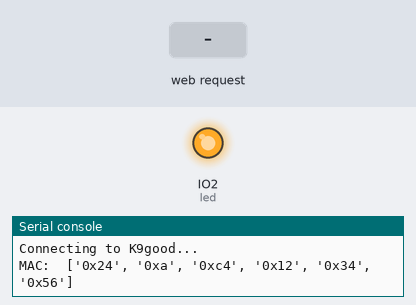
A program run on a simulated ESP32 board running CircuitPython. On the bench: output pins drawn as LEDs (lit = HIGH), the last lines printed to the serial console. Dashed ring = blinking. The inputs (shaded band) are chosen by the test bench. Library files of the repository ran but are not shown: secrets.py.

Above: at 1.6 s.
At 8.7 s:
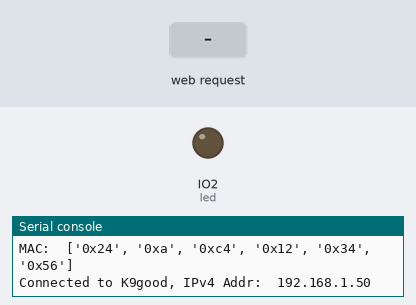
8.8 s: HTTP request GET /blink received
At 9.1 s:
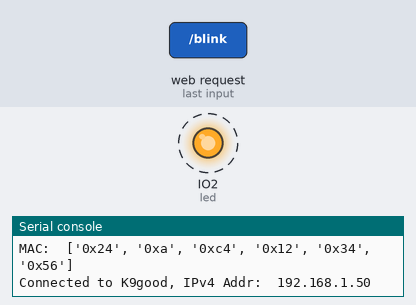
13.3 s: HTTP request GET /off received
Timing chart, 0 to 16.3 s (numbered marks = the images above; inputs shaded):
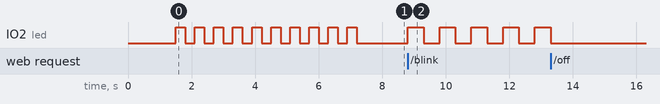

Measured:
- after the input at 8.8 s, IO2 (led): alternates HIGH for 0.50 s and LOW for 0.50 s, starting at once

The program:

code.py
```python
import board
import wifi
import socketpool
import ampule
import time
import adafruit_dht
from digitalio import DigitalInOut, Direction

led = DigitalInOut(board.IO2)
led.direction = Direction.OUTPUT
led.value = False
dht = adafruit_dht.DHT22(board.IO42)

headers = {
    "Content-Type": "application/json; charset=UTF-8",
    "Access-Control-Allow-Origin": '*',
    "Access-Control-Allow-Methods": 'GET, POST',
    "Access-Control-Allow-Headers": 'Origin, Accept, Content-Type, X-Requested-With, X-CSRF-Token'
}

@ampule.route("/on")
def light_set(request):
    led.value = True
    return (200, headers, '{"enabled": true}')

@ampule.route("/off")
def light_status(request):
    led.value = False
    return (200, headers, '{"enabled": false}')

@ampule.route("/blink")
def light_status(request):
    for i in range(5):
        led.value = True
        time.sleep(0.5)
        led.value = False
        time.sleep(0.5)
    return (200, headers, '{"enabled": blink}')

@ampule.route("/dht22")
def light_status(request):
    temperature = dht.temperature
    humidity = dht.humidity
    return (200, headers, "Temp: {:.1f} °C \t Humidity: {}%".format(temperature, humidity))

try:
    from secrets import secrets
except ImportError:
    print("WiFi secrets not found in secrets.py")
    raise

try:
    print("Connecting to %s..." % secrets["ssid"])
    print("MAC: ", [hex(i) for i in wifi.radio.mac_address])
    wifi.radio.connect(secrets["ssid"], secrets["password"])
    for i in range(10):
        led.value = True
        time.sleep(0.3)
        led.value = False
        time.sleep(0.3)
except:
    print("Error connecting to WiFi")
    raise

pool = socketpool.SocketPool(wifi.radio)
socket = pool.socket()
socket.bind(['0.0.0.0', 80])
socket.listen(1)
print("Connected to %s, IPv4 Addr: " % secrets["ssid"], wifi.radio.ipv4_address)

while True:
    ampule.listen(socket)
```

ampule.py
```python
import io
import re

BUFFER_SIZE = 256
TIMEOUT = 30
routes = []
variable_re = re.compile("^<([a-zA-Z]+)>$")

class Request:
    def __init__(self, method, full_path):
        self.method = method
        self.path = full_path.split("?")[0]
        self.params = Request.__parse_params(full_path)
        self.headers = {}
        self.body = None

    @staticmethod
    def __parse_params(path):
        query_string = path.split("?")[1] if "?" in path else ""
        param_list = query_string.split("&")
        params = {}
        for param in param_list:
            key_val = param.split("=")
            if len(key_val) == 2:
                params[key_val[0]] = key_val[1]
        return params


def __parse_headers(reader):
    headers = {}
    for line in reader:
        if line == b'\r\n': break
        title, content = str(line, "utf-8").split(":", 1)
        headers[title.strip().lower()] = content.strip()
    return headers

def __parse_body(reader):
    data = bytearray()
    for line in reader:
        if line == b'\r\n': break
        data.extend(line)
    return str(data, "utf-8")

def __read_request(client):
    message = bytearray()
    client.settimeout(30)
    socket_recv = True

    try:
        while socket_recv:
            buffer = bytearray(BUFFER_SIZE)
            client.recv_into(buffer)
            start_length = len(message)
            for byte in buffer:
                if byte == 0x00:
                    socket_recv = False
                    break
                else:
                    message.append(byte)
    except OSError as error:
        print("Error reading from socket", error)

    reader = io.BytesIO(message)
    line = str(reader.readline(), "utf-8")
    (method, full_path, version) = line.rstrip("\r\n").split(None, 2)

    request = Request(method, full_path)
    request.headers = __parse_headers(reader)
    request.body = __parse_body(reader)

    return request

def __send_response(client, code, headers, data):
    headers["Server"] = "Ampule/0.0.1-alpha (CircuitPython)"
    headers["Connection"] = "close"
    headers["Content-Length"] = len(data)

    response = "HTTP/1.1 %i OK\r\n" % code
    for k, v in headers.items():
        response += "%s: %s\r\n" % (k, v)
    response += "\r\n" + data + "\r\n"

    client.send(response)

def __on_request(method, rule, request_handler):
    regex = "^"
    rule_parts = rule.split("/")
    for part in rule_parts:
        # Is this portion of the path a variable?
        var = variable_re.match(part)
        if var:
            # If so, allow any alphanumeric value
            regex += r"([a-zA-Z0-9_-]+)\/"
        else:
            # Otherwise exact match
            regex += part + r"\/"
    regex += "?$"
    routes.append(
        (re.compile(regex), {"method": method, "func": request_handler})
    )

def __match_route(path, method):
    for matcher, route in routes:
        match = matcher.match(path)
        if match and method == route["method"]:
            return (match.groups(), route)
    return None

def listen(socket):
    client, remote_address = socket.accept()
    try:
        client.settimeout(30)
        request = __read_request(client)
        match = __match_route(request.path, request.method)
        if match:
            args, route = match
            status, headers, body = route["func"](request, *args)
            __send_response(client, status, headers, body)
        else:
            __send_response(client, 404, {}, "Not found")
    except BaseException as e:
        print("Error with request:", e)
        __send_response(client, 500, {}, "Error processing request")
    client.close()

def route(rule, method='GET'):
    return lambda func: __on_request(method, rule, func)
```
